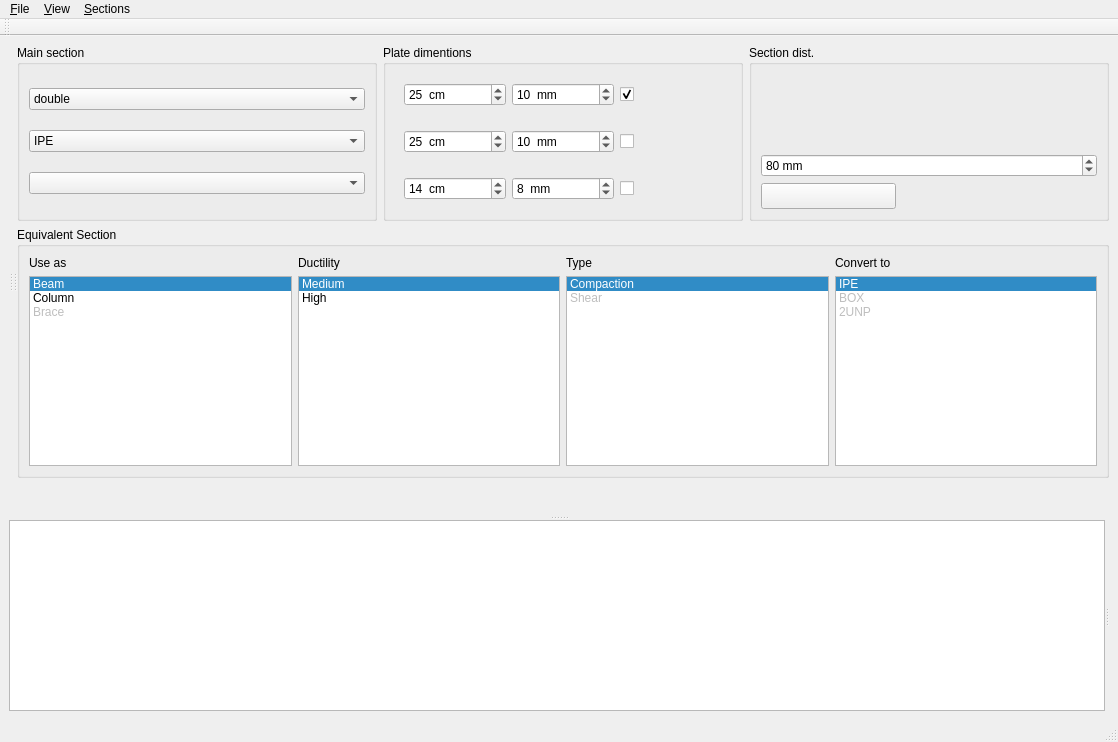
<?xml version="1.0" encoding="UTF-8"?>
<ui version="4.0">
 <class>MainWindow</class>
 <widget class="QMainWindow" name="MainWindow">
  <property name="geometry">
   <rect>
    <x>0</x>
    <y>0</y>
    <width>1118</width>
    <height>742</height>
   </rect>
  </property>
  <property name="windowTitle">
   <string>civiltools</string>
  </property>
  <widget class="QWidget" name="centralwidget">
   <layout class="QHBoxLayout" name="horizontalLayout_4">
    <item>
     <widget class="QSplitter" name="mainSplitter">
      <property name="orientation">
       <enum>Qt::Vertical</enum>
      </property>
      <widget class="QWidget" name="layoutWidget">
       <layout class="QHBoxLayout" name="horizontalLayout_3">
        <item>
         <widget class="QSplitter" name="splitter">
          <property name="orientation">
           <enum>Qt::Horizontal</enum>
          </property>
          <property name="childrenCollapsible">
           <bool>false</bool>
          </property>
          <widget class="QWidget" name="layoutWidget_2">
           <layout class="QVBoxLayout" name="mesh_and_equal_layout"/>
          </widget>
          <widget class="QWidget" name="layoutWidget">
           <layout class="QGridLayout" name="drawLayout"/>
          </widget>
          <widget class="QWidget" name="layoutWidget">
           <layout class="QVBoxLayout" name="verticalLayout_2">
            <item>
             <layout class="QHBoxLayout" name="horizontalLayout_2">
              <item>
               <widget class="QGroupBox" name="groupBox_2">
                <property name="title">
                 <string>Main section</string>
                </property>
                <property name="flat">
                 <bool>false</bool>
                </property>
                <layout class="QVBoxLayout" name="verticalLayout">
                 <item>
                  <widget class="QComboBox" name="doubleBox">
                   <property name="currentIndex">
                    <number>1</number>
                   </property>
                   <item>
                    <property name="text">
                     <string>single</string>
                    </property>
                    <property name="icon">
                     <iconset resource="resource_1.qrc">
                      <normaloff>:/section/images/one.svg</normaloff>:/section/images/one.svg</iconset>
                    </property>
                   </item>
                   <item>
                    <property name="text">
                     <string>double</string>
                    </property>
                    <property name="icon">
                     <iconset resource="resource_1.qrc">
                      <normaloff>:/section/images/two.svg</normaloff>:/section/images/two.svg</iconset>
                    </property>
                   </item>
                   <item>
                    <property name="text">
                     <string>souble</string>
                    </property>
                    <property name="icon">
                     <iconset resource="resource_1.qrc">
                      <normaloff>:/section/images/three.svg</normaloff>:/section/images/three.svg</iconset>
                    </property>
                   </item>
                  </widget>
                 </item>
                 <item>
                  <widget class="QComboBox" name="sectionTypeBox">
                   <item>
                    <property name="text">
                     <string>IPE</string>
                    </property>
                    <property name="icon">
                     <iconset resource="resource_1.qrc">
                      <normaloff>:/section/images/IPE.png</normaloff>:/section/images/IPE.png</iconset>
                    </property>
                   </item>
                   <item>
                    <property name="text">
                     <string>CPE</string>
                    </property>
                    <property name="icon">
                     <iconset resource="resource_1.qrc">
                      <normaloff>:/section/images/cpe.png</normaloff>:/section/images/cpe.png</iconset>
                    </property>
                   </item>
                   <item>
                    <property name="text">
                     <string>UNP</string>
                    </property>
                    <property name="icon">
                     <iconset resource="resource_1.qrc">
                      <normaloff>:/section/images/unp.png</normaloff>:/section/images/unp.png</iconset>
                    </property>
                   </item>
                   <item>
                    <property name="text">
                     <string>UPA</string>
                    </property>
                    <property name="icon">
                     <iconset resource="resource_1.qrc">
                      <normaloff>:/section/images/upa.png</normaloff>:/section/images/upa.png</iconset>
                    </property>
                   </item>
                   <item>
                    <property name="text">
                     <string>BOX</string>
                    </property>
                    <property name="icon">
                     <iconset resource="resource_1.qrc">
                      <normaloff>:/section/images/BOX.png</normaloff>:/section/images/BOX.png</iconset>
                    </property>
                   </item>
                  </widget>
                 </item>
                 <item>
                  <widget class="QComboBox" name="sectionsBox">
                   <property name="currentIndex">
                    <number>-1</number>
                   </property>
                  </widget>
                 </item>
                </layout>
               </widget>
              </item>
              <item>
               <widget class="QGroupBox" name="groupBox_3">
                <property name="title">
                 <string>Plate dimentions</string>
                </property>
                <layout class="QGridLayout" name="gridLayout">
                 <item row="0" column="0">
                  <widget class="QFrame" name="frame_tb">
                   <property name="frameShape">
                    <enum>QFrame::NoFrame</enum>
                   </property>
                   <property name="frameShadow">
                    <enum>QFrame::Raised</enum>
                   </property>
                   <layout class="QHBoxLayout" name="horizontalLayout_5">
                    <item>
                     <widget class="QSpinBox" name="lhSpinBox">
                      <property name="styleSheet">
                       <string notr="true"/>
                      </property>
                      <property name="suffix">
                       <string>  cm</string>
                      </property>
                      <property name="prefix">
                       <string/>
                      </property>
                      <property name="minimum">
                       <number>5</number>
                      </property>
                      <property name="value">
                       <number>25</number>
                      </property>
                     </widget>
                    </item>
                    <item>
                     <widget class="QSpinBox" name="thSpinBox">
                      <property name="styleSheet">
                       <string notr="true"/>
                      </property>
                      <property name="suffix">
                       <string>  mm</string>
                      </property>
                      <property name="prefix">
                       <string/>
                      </property>
                      <property name="minimum">
                       <number>1</number>
                      </property>
                      <property name="value">
                       <number>10</number>
                      </property>
                     </widget>
                    </item>
                    <item>
                     <widget class="QCheckBox" name="addTBPL">
                      <property name="text">
                       <string/>
                      </property>
                      <property name="icon">
                       <iconset resource="resource_1.qrc">
                        <normaloff>:/section/images/plate_tb_check.svg</normaloff>:/section/images/plate_tb_check.svg</iconset>
                      </property>
                      <property name="iconSize">
                       <size>
                        <width>32</width>
                        <height>32</height>
                       </size>
                      </property>
                      <property name="checked">
                       <bool>true</bool>
                      </property>
                     </widget>
                    </item>
                   </layout>
                  </widget>
                 </item>
                 <item row="1" column="0">
                  <widget class="QFrame" name="frame_lr">
                   <property name="frameShape">
                    <enum>QFrame::NoFrame</enum>
                   </property>
                   <property name="frameShadow">
                    <enum>QFrame::Raised</enum>
                   </property>
                   <layout class="QHBoxLayout" name="horizontalLayout_6">
                    <item>
                     <widget class="QSpinBox" name="lvSpinBox">
                      <property name="enabled">
                       <bool>true</bool>
                      </property>
                      <property name="styleSheet">
                       <string notr="true"/>
                      </property>
                      <property name="suffix">
                       <string>  cm</string>
                      </property>
                      <property name="prefix">
                       <string/>
                      </property>
                      <property name="minimum">
                       <number>5</number>
                      </property>
                      <property name="value">
                       <number>25</number>
                      </property>
                     </widget>
                    </item>
                    <item>
                     <widget class="QSpinBox" name="tvSpinBox">
                      <property name="enabled">
                       <bool>true</bool>
                      </property>
                      <property name="styleSheet">
                       <string notr="true"/>
                      </property>
                      <property name="suffix">
                       <string>  mm</string>
                      </property>
                      <property name="prefix">
                       <string/>
                      </property>
                      <property name="minimum">
                       <number>1</number>
                      </property>
                      <property name="value">
                       <number>10</number>
                      </property>
                     </widget>
                    </item>
                    <item>
                     <widget class="QCheckBox" name="addLRPL">
                      <property name="text">
                       <string/>
                      </property>
                      <property name="icon">
                       <iconset resource="resource_1.qrc">
                        <normaloff>:/section/images/plate_lr_check.svg</normaloff>:/section/images/plate_lr_check.svg</iconset>
                      </property>
                      <property name="iconSize">
                       <size>
                        <width>32</width>
                        <height>32</height>
                       </size>
                      </property>
                     </widget>
                    </item>
                   </layout>
                  </widget>
                 </item>
                 <item row="2" column="0">
                  <widget class="QFrame" name="frame_web">
                   <property name="frameShape">
                    <enum>QFrame::NoFrame</enum>
                   </property>
                   <property name="frameShadow">
                    <enum>QFrame::Raised</enum>
                   </property>
                   <layout class="QHBoxLayout" name="horizontalLayout_7">
                    <item>
                     <widget class="QSpinBox" name="lwSpinBox">
                      <property name="enabled">
                       <bool>true</bool>
                      </property>
                      <property name="styleSheet">
                       <string notr="true"/>
                      </property>
                      <property name="suffix">
                       <string>  cm</string>
                      </property>
                      <property name="prefix">
                       <string/>
                      </property>
                      <property name="minimum">
                       <number>5</number>
                      </property>
                      <property name="value">
                       <number>14</number>
                      </property>
                     </widget>
                    </item>
                    <item>
                     <widget class="QSpinBox" name="twSpinBox">
                      <property name="enabled">
                       <bool>true</bool>
                      </property>
                      <property name="styleSheet">
                       <string notr="true"/>
                      </property>
                      <property name="suffix">
                       <string>  mm</string>
                      </property>
                      <property name="prefix">
                       <string/>
                      </property>
                      <property name="minimum">
                       <number>1</number>
                      </property>
                      <property name="value">
                       <number>8</number>
                      </property>
                     </widget>
                    </item>
                    <item>
                     <widget class="QCheckBox" name="addWebPL">
                      <property name="text">
                       <string/>
                      </property>
                      <property name="icon">
                       <iconset resource="resource_1.qrc">
                        <normaloff>:/section/images/plate_web_check.svg</normaloff>:/section/images/plate_web_check.svg</iconset>
                      </property>
                      <property name="iconSize">
                       <size>
                        <width>32</width>
                        <height>32</height>
                       </size>
                      </property>
                     </widget>
                    </item>
                   </layout>
                  </widget>
                 </item>
                </layout>
               </widget>
              </item>
              <item>
               <widget class="QGroupBox" name="groupBox_4">
                <property name="title">
                 <string>Section dist.</string>
                </property>
                <layout class="QVBoxLayout" name="verticalLayout_3">
                 <item>
                  <widget class="QLabel" name="label">
                   <property name="text">
                    <string/>
                   </property>
                   <property name="pixmap">
                    <pixmap resource="resource_1.qrc">:/section/images/dist.svg</pixmap>
                   </property>
                   <property name="scaledContents">
                    <bool>false</bool>
                   </property>
                   <property name="alignment">
                    <set>Qt::AlignCenter</set>
                   </property>
                  </widget>
                 </item>
                 <item>
                  <widget class="QSpinBox" name="distSpinBox">
                   <property name="suffix">
                    <string> mm</string>
                   </property>
                   <property name="prefix">
                    <string/>
                   </property>
                   <property name="maximum">
                    <number>500</number>
                   </property>
                   <property name="singleStep">
                    <number>1</number>
                   </property>
                   <property name="value">
                    <number>80</number>
                   </property>
                  </widget>
                 </item>
                 <item>
                  <widget class="QPushButton" name="calculate_Button">
                   <property name="enabled">
                    <bool>true</bool>
                   </property>
                   <property name="sizePolicy">
                    <sizepolicy hsizetype="Minimum" vsizetype="Fixed">
                     <horstretch>0</horstretch>
                     <verstretch>0</verstretch>
                    </sizepolicy>
                   </property>
                   <property name="maximumSize">
                    <size>
                     <width>135</width>
                     <height>16777215</height>
                    </size>
                   </property>
                   <property name="font">
                    <font>
                     <family>Noto Sans</family>
                     <pointsize>10</pointsize>
                     <weight>50</weight>
                     <italic>true</italic>
                     <bold>false</bold>
                    </font>
                   </property>
                   <property name="toolTip">
                    <string>add section</string>
                   </property>
                   <property name="styleSheet">
                    <string notr="true">font: italic 10pt &quot;Noto Sans&quot;;</string>
                   </property>
                   <property name="text">
                    <string/>
                   </property>
                   <property name="icon">
                    <iconset resource="resource.qrc">
                     <normaloff>:/section/images/run.svg</normaloff>:/section/images/run.svg</iconset>
                   </property>
                   <property name="iconSize">
                    <size>
                     <width>33</width>
                     <height>135</height>
                    </size>
                   </property>
                   <property name="shortcut">
                    <string>Ctrl+R</string>
                   </property>
                   <property name="flat">
                    <bool>false</bool>
                   </property>
                  </widget>
                 </item>
                </layout>
               </widget>
              </item>
             </layout>
            </item>
            <item>
             <layout class="QHBoxLayout" name="horizontalLayout">
              <item>
               <widget class="QGroupBox" name="groupBox_5">
                <property name="title">
                 <string>Equivalent Section</string>
                </property>
                <layout class="QGridLayout" name="gridLayout_3">
                 <item row="1" column="0">
                  <widget class="QLabel" name="label_2">
                   <property name="text">
                    <string>Use as</string>
                   </property>
                  </widget>
                 </item>
                 <item row="1" column="1">
                  <widget class="QLabel" name="label_3">
                   <property name="text">
                    <string>Ductility</string>
                   </property>
                  </widget>
                 </item>
                 <item row="2" column="0">
                  <widget class="QListWidget" name="useAsList">
                   <property name="verticalScrollBarPolicy">
                    <enum>Qt::ScrollBarAsNeeded</enum>
                   </property>
                   <property name="sizeAdjustPolicy">
                    <enum>QAbstractScrollArea::AdjustIgnored</enum>
                   </property>
                   <property name="selectionMode">
                    <enum>QAbstractItemView::ExtendedSelection</enum>
                   </property>
                   <property name="currentRow">
                    <number>0</number>
                   </property>
                   <item>
                    <property name="text">
                     <string>Beam</string>
                    </property>
                    <property name="icon">
                     <iconset resource="resource_1.qrc">
                      <normaloff>:/section/images/beam.svg</normaloff>:/section/images/beam.svg</iconset>
                    </property>
                   </item>
                   <item>
                    <property name="text">
                     <string>Column</string>
                    </property>
                    <property name="icon">
                     <iconset resource="resource_1.qrc">
                      <normaloff>:/section/images/column.svg</normaloff>:/section/images/column.svg</iconset>
                    </property>
                   </item>
                   <item>
                    <property name="text">
                     <string>Brace</string>
                    </property>
                    <property name="icon">
                     <iconset resource="resource_1.qrc">
                      <normaloff>:/section/images/brace.svg</normaloff>:/section/images/brace.svg</iconset>
                    </property>
                    <property name="flags">
                     <set>ItemIsDragEnabled|ItemIsUserCheckable</set>
                    </property>
                   </item>
                  </widget>
                 </item>
                 <item row="2" column="2">
                  <widget class="QListWidget" name="equivalent_type_list">
                   <property name="verticalScrollBarPolicy">
                    <enum>Qt::ScrollBarAsNeeded</enum>
                   </property>
                   <property name="sizeAdjustPolicy">
                    <enum>QAbstractScrollArea::AdjustIgnored</enum>
                   </property>
                   <property name="selectionMode">
                    <enum>QAbstractItemView::ExtendedSelection</enum>
                   </property>
                   <property name="currentRow">
                    <number>0</number>
                   </property>
                   <item>
                    <property name="text">
                     <string>Compaction</string>
                    </property>
                    <property name="icon">
                     <iconset resource="resource_1.qrc">
                      <normaloff>:/section/images/compct.svg</normaloff>:/section/images/compct.svg</iconset>
                    </property>
                   </item>
                   <item>
                    <property name="text">
                     <string>Shear</string>
                    </property>
                    <property name="icon">
                     <iconset resource="resource_1.qrc">
                      <normaloff>:/section/images/As.svg</normaloff>:/section/images/As.svg</iconset>
                    </property>
                    <property name="flags">
                     <set>ItemIsDragEnabled|ItemIsUserCheckable</set>
                    </property>
                   </item>
                  </widget>
                 </item>
                 <item row="1" column="3">
                  <widget class="QLabel" name="label_5">
                   <property name="text">
                    <string>Convert to</string>
                   </property>
                  </widget>
                 </item>
                 <item row="2" column="3">
                  <widget class="QListWidget" name="equivalent_type_list_2">
                   <property name="verticalScrollBarPolicy">
                    <enum>Qt::ScrollBarAsNeeded</enum>
                   </property>
                   <property name="sizeAdjustPolicy">
                    <enum>QAbstractScrollArea::AdjustIgnored</enum>
                   </property>
                   <property name="selectionMode">
                    <enum>QAbstractItemView::ExtendedSelection</enum>
                   </property>
                   <property name="currentRow">
                    <number>0</number>
                   </property>
                   <item>
                    <property name="text">
                     <string>IPE</string>
                    </property>
                    <property name="icon">
                     <iconset resource="resource_1.qrc">
                      <normaloff>:/section/images/IPE.png</normaloff>:/section/images/IPE.png</iconset>
                    </property>
                   </item>
                   <item>
                    <property name="text">
                     <string>BOX</string>
                    </property>
                    <property name="icon">
                     <iconset resource="resource_1.qrc">
                      <normaloff>:/section/images/BOX.png</normaloff>:/section/images/BOX.png</iconset>
                    </property>
                    <property name="flags">
                     <set>ItemIsDragEnabled|ItemIsUserCheckable</set>
                    </property>
                   </item>
                   <item>
                    <property name="text">
                     <string>2UNP</string>
                    </property>
                    <property name="icon">
                     <iconset resource="resource_1.qrc">
                      <normaloff>:/section/images/2UNP.svg</normaloff>:/section/images/2UNP.svg</iconset>
                    </property>
                    <property name="flags">
                     <set>ItemIsDragEnabled|ItemIsUserCheckable</set>
                    </property>
                   </item>
                  </widget>
                 </item>
                 <item row="2" column="1">
                  <widget class="QListWidget" name="ductilityList">
                   <property name="verticalScrollBarPolicy">
                    <enum>Qt::ScrollBarAsNeeded</enum>
                   </property>
                   <property name="sizeAdjustPolicy">
                    <enum>QAbstractScrollArea::AdjustIgnored</enum>
                   </property>
                   <property name="selectionMode">
                    <enum>QAbstractItemView::ExtendedSelection</enum>
                   </property>
                   <property name="currentRow">
                    <number>0</number>
                   </property>
                   <item>
                    <property name="text">
                     <string>Medium</string>
                    </property>
                    <property name="icon">
                     <iconset resource="resource_1.qrc">
                      <normaloff>:/section/images/r_med.svg</normaloff>:/section/images/r_med.svg</iconset>
                    </property>
                   </item>
                   <item>
                    <property name="text">
                     <string>High</string>
                    </property>
                    <property name="icon">
                     <iconset resource="resource_1.qrc">
                      <normaloff>:/section/images/r_hight.svg</normaloff>:/section/images/r_hight.svg</iconset>
                    </property>
                   </item>
                  </widget>
                 </item>
                 <item row="1" column="2">
                  <widget class="QLabel" name="label_4">
                   <property name="text">
                    <string>Type</string>
                   </property>
                  </widget>
                 </item>
                </layout>
               </widget>
              </item>
             </layout>
            </item>
            <item>
             <spacer name="verticalSpacer_2">
              <property name="orientation">
               <enum>Qt::Vertical</enum>
              </property>
              <property name="sizeHint" stdset="0">
               <size>
                <width>20</width>
                <height>40</height>
               </size>
              </property>
             </spacer>
            </item>
           </layout>
          </widget>
         </widget>
        </item>
       </layout>
      </widget>
      <widget class="QSplitter" name="splitter2">
       <property name="orientation">
        <enum>Qt::Horizontal</enum>
       </property>
       <widget class="QTableView" name="tableView1"/>
       <widget class="QWidget" name="gridLayoutWidget">
        <layout class="QGridLayout" name="main_section_draw"/>
       </widget>
      </widget>
     </widget>
    </item>
   </layout>
  </widget>
  <widget class="QStatusBar" name="statusbar"/>
  <widget class="QMenuBar" name="menuBar">
   <property name="geometry">
    <rect>
     <x>0</x>
     <y>0</y>
     <width>1118</width>
     <height>30</height>
    </rect>
   </property>
   <widget class="QMenu" name="menu_File">
    <property name="title">
     <string>&amp;File</string>
    </property>
    <addaction name="action_Open"/>
    <addaction name="action_Save"/>
    <addaction name="separator"/>
   </widget>
   <widget class="QMenu" name="menu_View">
    <property name="title">
     <string>&amp;View</string>
    </property>
    <addaction name="action_Mesh_Shape"/>
   </widget>
   <widget class="QMenu" name="menu_Sections">
    <property name="title">
     <string>&amp;Sections</string>
    </property>
    <widget class="QMenu" name="menu_Export">
     <property name="title">
      <string>&amp;Export</string>
     </property>
     <addaction name="action_Xml"/>
     <addaction name="action_Autocad_scr"/>
     <addaction name="action_Excel"/>
    </widget>
    <addaction name="menu_Export"/>
    <addaction name="action_Remove_Section"/>
    <addaction name="action_Delete"/>
    <addaction name="action_Shear"/>
   </widget>
   <addaction name="menu_File"/>
   <addaction name="menu_View"/>
   <addaction name="menu_Sections"/>
  </widget>
  <widget class="QToolBar" name="toolbar">
   <property name="windowTitle">
    <string>toolBar</string>
   </property>
   <attribute name="toolBarArea">
    <enum>TopToolBarArea</enum>
   </attribute>
   <attribute name="toolBarBreak">
    <bool>false</bool>
   </attribute>
  </widget>
  <action name="action_Mesh_Shape">
   <property name="checkable">
    <bool>true</bool>
   </property>
   <property name="checked">
    <bool>true</bool>
   </property>
   <property name="text">
    <string>&amp;Mesh Shape</string>
   </property>
  </action>
  <action name="action_Remove_Section">
   <property name="icon">
    <iconset resource="resource.qrc">
     <normaloff>:/section/images/remove.svg</normaloff>:/section/images/remove.svg</iconset>
   </property>
   <property name="text">
    <string>&amp;Remove Section</string>
   </property>
  </action>
  <action name="action_Delete">
   <property name="icon">
    <iconset resource="resource.qrc">
     <normaloff>:/section/images/clear.png</normaloff>:/section/images/clear.png</iconset>
   </property>
   <property name="text">
    <string>&amp;Delete All Sections</string>
   </property>
  </action>
  <action name="action_Xml">
   <property name="icon">
    <iconset resource="resource.qrc">
     <normaloff>:/section/images/xml.png</normaloff>:/section/images/xml.png</iconset>
   </property>
   <property name="text">
    <string>&amp;Xml</string>
   </property>
   <property name="shortcut">
    <string>Ctrl+X</string>
   </property>
  </action>
  <action name="action_Autocad_scr">
   <property name="icon">
    <iconset resource="resource.qrc">
     <normaloff>:/section/images/autocad.png</normaloff>:/section/images/autocad.png</iconset>
   </property>
   <property name="text">
    <string>&amp;Autocad (.dxf)</string>
   </property>
   <property name="iconText">
    <string>Autocad (.dxf)</string>
   </property>
   <property name="shortcut">
    <string>Ctrl+S</string>
   </property>
  </action>
  <action name="action_Excel">
   <property name="icon">
    <iconset resource="resource.qrc">
     <normaloff>:/section/images/xlsx.png</normaloff>:/section/images/xlsx.png</iconset>
   </property>
   <property name="text">
    <string>&amp;Excel</string>
   </property>
   <property name="shortcut">
    <string>Ctrl+E</string>
   </property>
  </action>
  <action name="action_Open">
   <property name="icon">
    <iconset resource="resource.qrc">
     <normaloff>:/section/images/load.png</normaloff>:/section/images/load.png</iconset>
   </property>
   <property name="text">
    <string>&amp;Open</string>
   </property>
   <property name="shortcut">
    <string>Ctrl+O</string>
   </property>
  </action>
  <action name="action_Save">
   <property name="icon">
    <iconset resource="resource.qrc">
     <normaloff>:/section/images/save.png</normaloff>:/section/images/save.png</iconset>
   </property>
   <property name="text">
    <string>&amp;Save</string>
   </property>
   <property name="shortcut">
    <string>Ctrl+S</string>
   </property>
  </action>
  <action name="action_Shear">
   <property name="icon">
    <iconset resource="resource_1.qrc">
     <normaloff>:/section/images/As.svg</normaloff>:/section/images/As.svg</iconset>
   </property>
   <property name="text">
    <string>&amp;Convert to Shear</string>
   </property>
  </action>
  <action name="action_About">
   <property name="enabled">
    <bool>false</bool>
   </property>
   <property name="text">
    <string>&amp;About</string>
   </property>
   <property name="shortcut">
    <string>Ctrl+S</string>
   </property>
  </action>
  <action name="action_Exit">
   <property name="text">
    <string>&amp;Exit</string>
   </property>
  </action>
 </widget>
 <resources>
  <include location="resource_1.qrc"/>
  <include location="resource.qrc"/>
 </resources>
 <connections/>
</ui>
